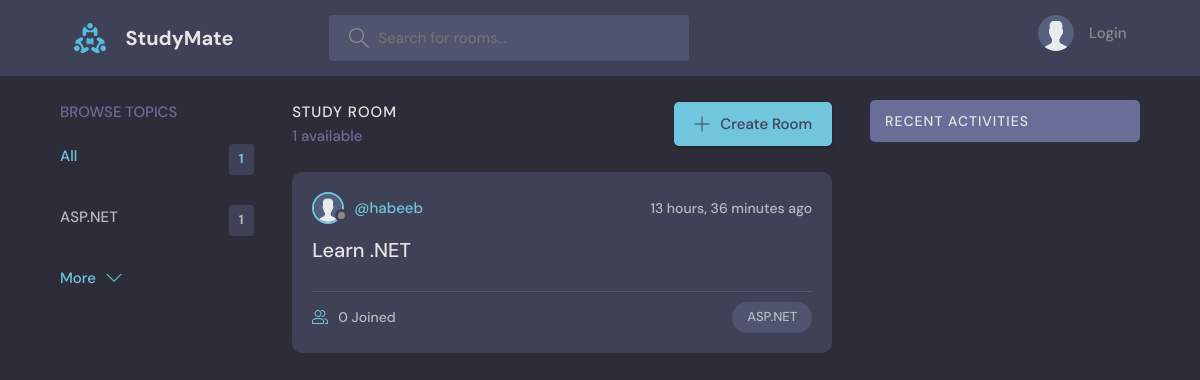
The page / on the database its author committed.
### base/models.py (models this page shows, shortened)
class Topic(models.Model):
    name = models.CharField(max_length=200)

class Room(models.Model):
    host = models.ForeignKey(User, on_delete=models.SET_NULL, null=True)
    topic = models.ForeignKey(Topic, on_delete=models.SET_NULL, null=True)
    name = models.CharField(max_length=200)
    description = models.TextField(null=True, blank=True)
    participants = models.ManyToManyField(User, related_name='participants', blank=True)
    updated = models.DateTimeField(auto_now=True)
    created = models.DateTimeField(auto_now_add=True)
    class Meta:
        ordering = ['-updated', '-created']

class User(AbstractUser):
    name = models.CharField(max_length=200, null=True)
    email = models.EmailField(unique=True, null=True)
    bio = models.TextField(null=True)
    avatar = models.ImageField(null=True, default='avatar.svg')
    USERNAME_FIELD: 'email'

### base/views.py (the view)
# urls.py: path('', views.home, name='home'),
def home(request):
    q = request.GET.get('q') if request.GET.get('q') != None else ''
    rooms = Room.objects.filter(
        Q(topic__name__icontains=q) |
        Q(name__icontains=q) |
        Q(description__icontains=q)
    )
    topics = Topic.objects.all()[0:5]
    room_count = rooms.count()
    room_messages = Message.objects.filter(Q(room__topic__name__icontains=q))
    context = {'rooms': rooms, 'topics': topics,
               'room_count': room_count, 'room_messages': room_messages}
    return render(request, 'base/home.html', context)

### base/templates/base/home.html (shortened to what this page needs)
{% extends 'main.html' %}
{% block content %}
<main class="layout layout--3">
  <div class="container">
    {% include 'base/topics_component.html' %}
    <div class="roomList">
      <div class="roomList__header">
        <div>
          <h2>Study Room</h2>
          <p>{{room_count}} available</p>
        </div>
        <a class="btn btn--main" href="{% url 'create-room' %}">
          <svg
            version="1.1"
            xmlns="http://www.w3.org/2000/svg"
            width="32"
            height="32"
            viewBox="0 0 32 32"
          >
            <title>add</title>
            <path
              d="M16.943 0.943h-1.885v14.115h-14.115v1.885h14.115v14.115h1.885v-14.115h14.115v-1.885h-14.115v-14.115z"
            ></path>
          </svg>
          Create Room
        </a>
      </div>
    {% include 'base/feed_component.html' %}
    </div>
    {% include 'base/activity_component.html' %}
  </div>
</main>
{% endblock %}

### base/templates/base/topics_component.html
<div class="topics">
  <div class="topics__header">
    <h2>Browse Topics</h2>
  </div>
  <ul class="topics__list">
    <li>
      <a href="{% url 'home' %}" class="active">All <span>{{topics.count}}</span></a>
    </li>
{% for topic in topics %}
    <li>
      <a href="{% url 'home' %}?q={{topic.name}}">{{topic.name}}<span>{{topic.room_set.all.count}}</span></a>
    </li>
    {% endfor %}
  </ul>
  <a class="btn btn--link" href="{% url 'topics' %}">
    More
    <svg
      version="1.1"
      xmlns="http://www.w3.org/2000/svg"
      width="32"
      height="32"
      viewBox="0 0 32 32"
    >
      <title>chevron-down</title>
      <path d="M16 21l-13-13h-3l16 16 16-16h-3l-13 13z"></path>
    </svg>
  </a>
</div>

### base/templates/base/feed_component.html (shortened to what this page needs)
{% for room in rooms %}
<div class="roomListRoom">
  <div class="roomListRoom__header">
    <a
      href="{% url 'user-profile' room.host.id %}"
      class="roomListRoom__author"
    >
      <div class="avatar avatar--small">
        <img src="{{room.host.avatar.url}}" />
      </div>
      <span>@{{room.host.username}}</span>
    </a>
    <div class="roomListRoom__actions">
      <span>{{room.created|timesince}} ago</span>
    </div>
  </div>
  <div class="roomListRoom__content">
    <a href="{% url 'room' room.id %}">{{room.name}}</a>
  </div>
  <div class="roomListRoom__meta">
    <a href="{% url 'room' room.id %}" class="roomListRoom__joined">
      {{room.participants.all.count}} Joined
    </a>
    <p class="roomListRoom__topic">{{room.topic.name}}</p>
  </div>
</div>
{% endfor %}

### static/styles/style.css (style rules this page uses)
:root { --color-main: #71c6dd; --color-main-light: #e1f6fb; --color-dark: #3f4156; --color-dark-medium: #51546e; --color-dark-light: #696d97; --color-light: #e5e5e5; --color-gray: #8b8b8b; --color-light-gray: #b2bdbd; --color-bg: #2d2d39; --color-success: #5dd693; --color-error: #fc4b0b; }
* { font-family: "DM Sans", -apple-system, BlinkMacSystemFont, "Segoe UI", Roboto, Oxygen, Ubuntu, Cantarell, "Open Sans", "Helvetica Neue", sans-serif; margin: 0; padding: 0; box-sizing: border-box; text-rendering: optimizeLegibility; font-size: inherit; }
html { font-size: 56.25%; }
@media only screen and (min-width: 1200px) { html { font-size: 62.5%; } }
body { line-height: 1.6; font-weight: 400; font-size: 1.5rem; color: var(--color-light-gray); background-color: var(--color-bg); min-height: 100vh; }
img { width: 100%; }
a { display: inline-block; color: var(--color-main); text-decoration: none; }
.container { max-width: 120rem; width: 90%; margin: auto; }
.btn { background-color: transparent; border: none; display: inline-flex; align-items: center; gap: 1rem; cursor: pointer; transition: all ease-in-out 0.3s; padding: 1rem 2rem; border-radius: 5px; box-shadow: 1px 1px 3px 1px rgba(0, 0, 0, 0.15); font-weight: 500; }
.btn--link { border-radius: 0; padding: 0; color: var(--color-main); box-shadow: none; }
.btn--main { background-color: var(--color-main); color: var(--color-dark); }
.btn > svg { fill: currentColor; width: 1.6rem; height: 1.6rem; }
.avatar { position: relative; display: inline-block; border-radius: 50%; border: 2px solid var(--color-main); }
.avatar img { display: block; border-radius: 50%; object-fit: cover; object-position: center; }
.avatar::after { content: ""; display: block; position: absolute; background-color: var(--color-gray); z-index: 111; border-radius: 50%; border: 0.3rem solid var(--color-dark); }
.avatar.avatar--small img { width: 2.8rem; height: 2.8rem; }
.avatar.avatar--small:after { width: 0.7rem; height: 0.7rem; bottom: 0px; right: -6px; }
.layout { margin-top: 2.4rem; }
.layout > .container { display: flex; justify-content: space-between; align-items: flex-start; }
.layout--3 > .container > div:first-child { flex-basis: 18%; max-width: 22.5rem; }
.layout--3 > .container > div:nth-child(2) { flex-basis: 50%; }
.topics__header { margin-bottom: 2rem; }
.topics__header h2 { text-transform: uppercase; font-weight: 500; color: var(--color-dark-light); }
.topics__list { list-style: none; }
.topics__list li a { display: flex; justify-content: space-between; margin-bottom: 3rem; font-weight: 500; color: var(--color-light-gray); transition: all 0.3s ease-in-out; }
.topics__list li a.active, .topics__list li a:hover { color: var(--color-main); }
.topics__list li a span { padding: 0.5rem 1rem; background-color: var(--color-dark); border-radius: 3px; font-size: 1.3rem; font-weight: 700; letter-spacing: 1px; }
.roomList__header { display: flex; justify-content: space-between; align-items: center; margin-bottom: 2.4rem; }
.roomList__header h2 { text-transform: uppercase; font-weight: 500; color: var(--color-light); letter-spacing: 1px; }
.roomList__header p { font-weight: 500; color: var(--color-dark-light); }
.roomListRoom { margin-bottom: 2.4rem; background-color: var(--color-dark); border-radius: 1rem; padding: 2rem; }
.roomListRoom__header { display: flex; justify-content: space-between; align-items: center; }
.roomListRoom__author { font-weight: 500; display: flex; align-items: center; gap: 1rem; }
.roomListRoom__actions { display: flex; align-items: flex-start; gap: 1rem; position: relative; }
.roomListRoom__actions span { font-size: 1.4rem; font-weight: 500; }
.roomListRoom__content { margin: 1rem 0; }
.roomListRoom__content a { font-size: 2rem; font-weight: 500; margin-bottom: 1.5rem; color: var(--color-light); transition: all 0.3s ease-in-out; }
.roomListRoom__meta { border-top: 1px solid var(--color-dark-medium); padding-top: 1rem; display: flex; align-items: center; justify-content: space-between; }
.roomListRoom__joined { color: var(--color-light-gray); display: flex; align-items: center; gap: 1rem; font-size: 1.4rem; font-weight: 500; }
.roomListRoom__joined svg { fill: var(--color-main); width: 1.6rem; height: 1.6rem; }
.roomListRoom__topic { padding: 5px 1.5rem; background-color: var(--color-dark-medium); border-radius: 5rem; font-weight: 500; font-size: 1.3rem; }

### rows shown on the page
Topic: name "ASP.NET", room_set.all.count "1"
Room: host.avatar (placeholder picture), host.username "habeeb", created "13 hours, 36 minutes", name "Learn .NET", participants.all.count "0", topic.name "ASP.NET"

### other values the page prints
{{ topics.count }} "1"
{{ room_count }} "1"
